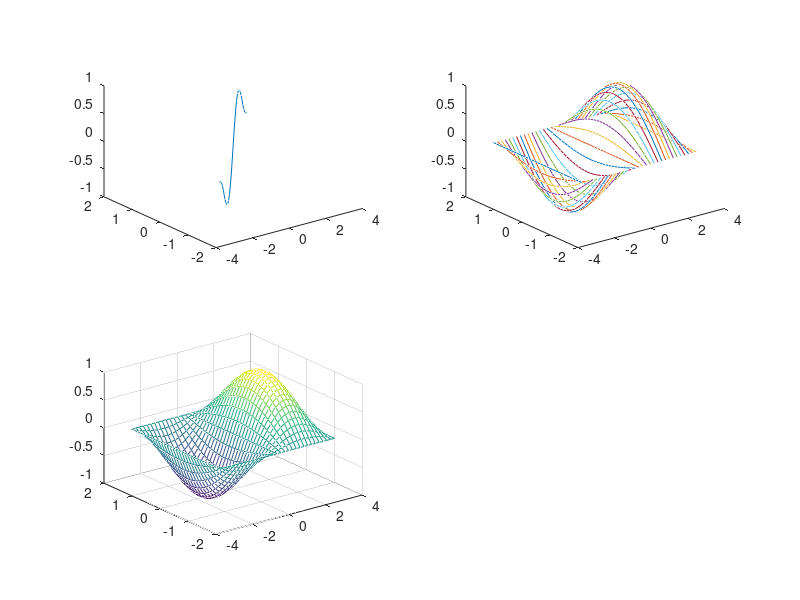

Write the MATLAB code that produced this figure.
clear variables;
clc;
close all;

x=linspace(-pi,pi,31);
y=linspace(-pi/2,pi/2,31);
z=sin(x).*cos(y);

figure;

% 3D line plot using vectors x, y, z (may cause error due to size mismatch)
subplot(2,2,1);
plot3(x, y, z);

[X, Y] = meshgrid(x, y);
Z = sin(X) .* cos(Y);

% 3D line plot using meshgrid inputs (X, Y, Z)
subplot(2,2,2);
plot3(X, Y, Z);

% 3D mesh surface plot
subplot(2,2,3);
mesh(x, y, Z);

saveas(gcf, 'plots_3D.png');
